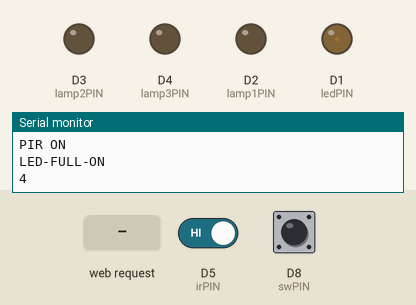
The sketch below on a simulated ESP8266 (NodeMCU). Parts: output pins drawn as LEDs (lit = HIGH), the last lines printed to the serial monitor. The test bench sets the inputs (shaded band); at power-on: D8 (swPIN) LOW, D5 (irPIN) HIGH. WiFi joins after 1.5 s; servers stay silent unless stated.

Above: at 2.7 s.
2.8 s: D8 (swPIN) pulled HIGH for 0.15 s
At 3.4 s:
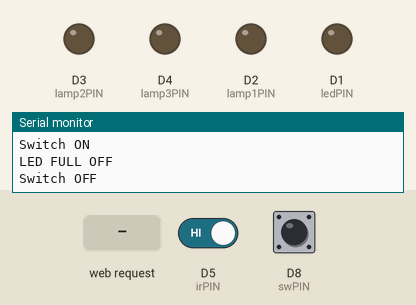
4.4 s: D8 (swPIN) pulled HIGH for 1 s
At 6.8 s:
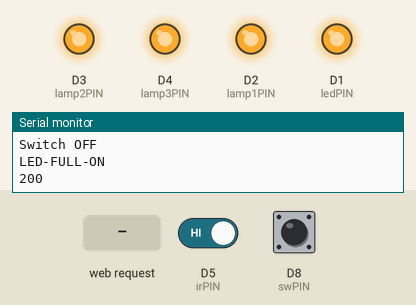
7.7 s: HTTP request GET /off received
At 8.0 s:
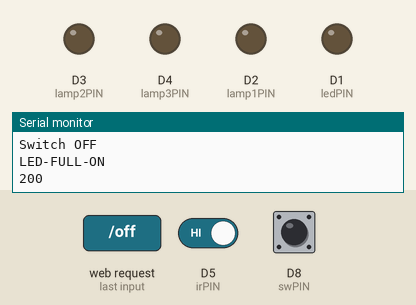
9.2 s: D5 (irPIN) driven LOW
10.7 s: D8 (swPIN) pulled HIGH for 3.2 s
At 11.46 s:
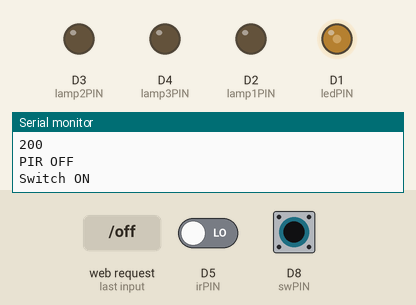
15.4 s: D8 (swPIN) pulled HIGH for 0.15 s
At 15.85 s:
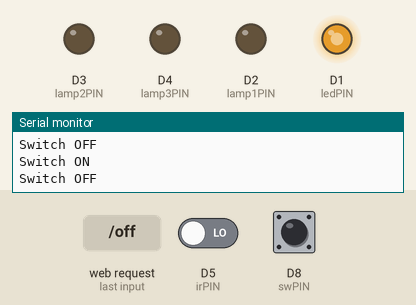
Timing chart, 0 to 18.9 s (numbered marks = the images above; inputs shaded):
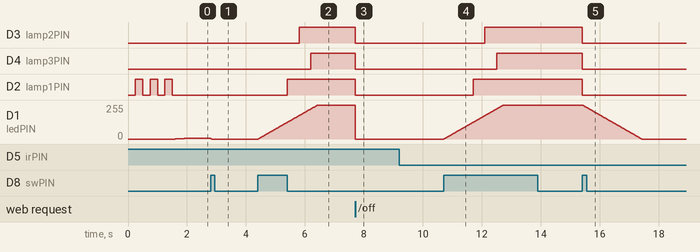

The sketch:

light.ino
```cpp
#include <ESP8266WiFi.h>
#include <ESP8266WebServer.h>

/**

*/

/* PIN definition */
const int ledPIN   = D1; // PWM for LED
const int swPIN    = D8; // Reading state for switch
const int lamp1PIN = D2; // Lamp 1
const int lamp2PIN = D3; // Lamp 2
const int lamp3PIN = D4; // Lamp 3
const int irPIN    = D5; // Reading PIR sensor (movement)
const int tempPIN  = D6; // Reading I2C floor temperature

/* Used in timers */
unsigned long currentTime = millis();

/* State settings */
int stateMain = 0;
// 0 - darkness,
// 1 - night mode, somebody enter without clicking switch - 1% light, timeout or switch off
// 2 - light mode, somebody click switch - 100% light, switch off

const int nightTimeout = 1000 * 60 * 5; // 5 min
unsigned long nightPreviousTime = 0; // For calculate timeout for night mode

/* Lamp settings */
int lampUp1 = LOW;
int lampUp2 = LOW;
int lampUp3 = LOW;
int lampSwitchingOn = 0; // Progress switching on lamps 0 off, 1 - switching on in progress, 2 - switched on
unsigned long lampPreviousTime = 0;
const unsigned long lampDelayOnTime = 1 * 1000; // 2 sec
const unsigned long lampStepTime = 400; // [ms] switch lamp one by one

/* PWM LED settings */
const int freq = 200; //Hz PWM frequency is in the range of 1 – 1000Khz.
const int pwmResolution = 200;
int ledValue = 0;

int ledUp = 0; // Going up or down with brightness
unsigned long ledPreviousTime = 0;

const unsigned long stepTimeNormalMode = 15;
const unsigned long stepTimeNightMode = 60;
unsigned long ledStepTime = stepTimeNormalMode;

const int pwmNightModeMax = pwmResolution * 0.02;
int pwmMax = pwmResolution; // Maximum brightness in normal mode


/* PIR sensor settings */
int pirState = LOW;
int pirPreviousState = LOW; // for logic

/* Switch sensor settings */
int switchState = 0; // for detecting changes
int switchPreviousState = 0; //  for logic
int switchFlag = 0; // for logic - set to one only once
unsigned long switchPreviousTime = 0;
unsigned long switchTimeout = 200; // changes are possible only once per 1500ms (ok)


/* Temperature sensor DS18B20 */
// Zasilanie VCC - czerwony
// Masa GND - czarny lub zielony
// Dane 1-wire - niebieskilub żółty
//OneWire oneWire(tempPIN);
//DallasTemperature ds18(&oneWire);

/* Put your WiFi SSID & Password */
const char* WIFI_ssid = "IoT";  // Enter SSID here
const char* WIFI_password = "ZqFWBlZN6Vg5q52cLHPw";  //Enter Password here
const char* WIFI_hostname = "bathroom";

/* Server settings */
ESP8266WebServer server(80);

String WebLog;

void setup() {
  Serial.begin(115200);
  Serial.println("Start");

  pinMode(ledPIN, OUTPUT);
  pinMode(swPIN, INPUT);
  pinMode(lamp1PIN, OUTPUT);
  pinMode(lamp2PIN, OUTPUT);
  pinMode(lamp3PIN, OUTPUT);
  pinMode(irPIN, INPUT);

  analogWriteRange(pwmResolution);  // 0..8 - new range
  analogWriteFreq(freq);  // Default 1kHz
  analogWrite(ledPIN, ledValue); // 0 .. 1023 - default range

  Serial.println("Start - WiFi");
  //connect to your local wi-fi network
  wifi_station_set_hostname(WIFI_hostname);
  //WiFi.hostname(WIFI_hostname);
  WiFi.mode(WIFI_STA);
  WiFi.begin(WIFI_ssid, WIFI_password);


  //check wi-fi is connected to wi-fi network
  while (WiFi.status() != WL_CONNECTED) {
    Serial.println("Connecting Wifi..");
    delay(250);
    digitalWrite(lamp1PIN, HIGH);
    delay(250);
    digitalWrite(lamp1PIN, LOW);
  }
  Serial.println("");
  Serial.println("WiFi connected..!");
  Serial.print("Got IP: ");
  Serial.println(WiFi.localIP());

  setupTemp();

  setupServer();
}


void setupTemp() {
  // TODO: Setup DS18B20
}

void loop() {
  currentTime = millis();

  // Process PIR sensor
  pirHandle();

  // Process switch sensor
  switchHandle();

  // Process PWM LED
  ledLogic();
  ledHandle();

  // Process Main Lamps
  lampLogic();
  lampHandle();

  // Process all sensor flags, set mainState
  stateLogic();

  server.handleClient();
}

/**

   HTTP Server section

*/
void setupServer() {
  server.on("/", handle_OnConnect);
  server.on("/reset", handle_OnReset);
  server.on("/off",handle_Off);
  server.onNotFound(handle_NotFound);
  server.begin();
}

void handle_OnConnect() {
  server.send(200, "application/json", WebLog);
}

void handle_OnReset() {
  WebLog = "";
  server.send(200, "application/json", SendHTML());
}

void handle_NotFound() {
  server.send(404, "application/json", "Not found");
}

void handle_Off() {
  stateMain = 0;
  ledValue = 0;
  analogWrite(ledPIN, ledValue);
  server.send(200, "application/json", SendHTML());
}

String SendHTML() {
  String ptr = "";
  ptr += "{\n";
  ptr += "\"status\":\"OK\"";
  ptr += "\n}";
  return ptr;
}

/**
    PWM LED Handler
*/
void ledHandle() {
  if (
    ( ledUp == 1 ) &&
    ( ledValue < pwmMax ) &&
    ( (currentTime - ledPreviousTime) >= ledStepTime  )
  ) {
    ledPreviousTime = currentTime;
    ledValue++;
    analogWrite(ledPIN, ledValue);
    if ( ledValue >= pwmMax ) {
      WebLog += " LED-FULL-ON ";
      Serial.println("LED-FULL-ON");
      Serial.println(ledValue);
    }
  }

  if (
    ( ledUp == 0 ) &&
    ( ledValue > 0 ) &&
    ( (currentTime - ledPreviousTime) >= ledStepTime  )
  ) {
    ledPreviousTime = currentTime;
    ledValue--;
    analogWrite(ledPIN, ledValue);
    if ( ledValue == 0 ) {
      WebLog += " LED-FULL-OFF ";
      Serial.println("LED FULL OFF");
    }
  }

}

/**
    PWM LED Logic
*/
void ledLogic() {

  // Slow in night mode, fast in dark or light mode
  if (stateMain == 1) { // night mode
    ledStepTime = 100;
    pwmMax = pwmNightModeMax;
  } else {
    ledStepTime = 10;
    pwmMax = pwmResolution;
  }

  // Night mode or Light mode, but leds are not switched on yet
  if ( (stateMain != 0) && (ledUp != 1) ) {
    ledPreviousTime = currentTime;
    ledUp = 1;
  }

  // Dark mode set, but leds are not switched off yet
  if ( (stateMain == 0) && (ledUp != 0) ) {
    ledPreviousTime = currentTime;
    ledUp = 0;
  }
}

/**
   Handle switching on and off main lamps
*/
void lampLogic() {

  if (stateMain == 0) { // Dark Mode
    lampSwitchingOn = 0;
    lampUp1 = LOW;
    lampUp2 = LOW;
    lampUp3 = LOW;
    return;
  }

  if (stateMain == 1) {  // Night Mode - only LEDS
    lampSwitchingOn = 0;
    lampUp1 = LOW;
    lampUp2 = LOW;
    lampUp3 = LOW;
    return;
  }

  if (stateMain == 2) {  // Light mode - all lamps on one by one
    if ( lampSwitchingOn == 2 ) { // Already on
      return;
    }

    if ( lampSwitchingOn == 0 ) {
      lampSwitchingOn = 1;
      lampPreviousTime = currentTime;
      return;
    }

    // lampSwitchingOn == 1

    // Take delay before switching on
    if ( (currentTime - lampPreviousTime) <= lampDelayOnTime  ) {
      return;
    }

    // After delay - switch on first lamp
    lampUp1 = HIGH;

    // After next small delay - switch on second lamp
    if ( (currentTime - lampPreviousTime - lampDelayOnTime) >= lampStepTime  ) {
      lampUp2 = HIGH;
    }

    // After next small delay - switch on second lamp
    if ( (currentTime - lampPreviousTime - lampDelayOnTime) >= ( 2 * lampStepTime ) ) {
      lampUp3 = HIGH;
      lampSwitchingOn = 2;
    }

  }
}

void lampHandle() {
  digitalWrite(lamp1PIN, lampUp1);
  digitalWrite(lamp2PIN, lampUp2);
  digitalWrite(lamp3PIN, lampUp3);
}

/**
   Handle PIR state machine
*/
void pirHandle() {
  int newPirState = digitalRead(irPIN);
  if ( pirState != newPirState ) {
    pirState = newPirState;
    if (pirState == HIGH) {
      WebLog += " PIR-ON ";
      Serial.println("PIR ON");
    } else {
      WebLog += " PIR-OFF ";
      Serial.println("PIR OFF");
      pirPreviousState = LOW; // Reset previous state, trigger only up state
    }
  }
}

/**
   Handle switch state machine with little logic
*/
void switchHandle() {
  int newSwitchState = digitalRead(swPIN);
  if (
    ( newSwitchState != switchState ) &&
    ( (currentTime - switchPreviousTime) >= switchTimeout  )
  ) {
    switchState = newSwitchState;
    switchPreviousTime = currentTime;
    if (switchState == HIGH) {
      WebLog += " SW-ON ";
      Serial.println("Switch ON");
    } else {
      switchPreviousState = 0;  // Reset previous state, trigger only up state
      WebLog += " SW-OFF ";
      Serial.println("Switch OFF");
    }
  }
}

/**
   Main State Logic
   setting state as connection with sensors states
*/
void stateLogic() {
  // Light mode on from Dark mode, switch goes ON
  if (
    ( stateMain  == 0 ) &&
    ( switchState == 1 ) &&
    ( switchPreviousState == 0 )
  ) {
    stateMain = 2; // Light mode
    switchPreviousState = 1;
  }

  // Night mode on from Dark mode, IR goes ON, switch is off
  if (
    ( stateMain == 0 ) &&
    ( switchState == 0) &&
    ( pirState == HIGH ) &&
    ( pirPreviousState == LOW )
  ) {
    stateMain = 1;
    pirPreviousState = HIGH;
    nightPreviousTime = currentTime;
  }

  // Light mode off, Night mode off
  if (
    ( stateMain != 0 ) &&
    ( switchState == 1 ) &&
    ( switchPreviousState == 0 )
  ) {
    stateMain = 0;
    switchPreviousState = 1;
  }

  // Prolong delay after each pir trigger
  if (
    ( stateMain == 1 ) && // Night mode
    ( pirState == HIGH ) &&
    ( pirPreviousState == LOW )
  ) {
    nightPreviousTime = currentTime;
    pirPreviousState = HIGH;
  }

  // After timeout on night mode switch it off
  if (
    ( stateMain ==  1 ) && // night Mode
    ( ( currentTime - nightPreviousTime ) >= nightTimeout ) // Timeout occured
  ) {
    stateMain = 0;
  }


}
```

Measured:
- after the input at 2.8 s, D1 (ledPIN): 5/255 → 0/255 at once
- after the input at 4.4 s, D3 (lamp2PIN): LOW → HIGH after 1.4 s; D4 (lamp3PIN): LOW → HIGH after 1.8 s; D2 (lamp1PIN): LOW → HIGH after 1.0 s; D1 (ledPIN): moves from 0/255 to 255/255 over 2.0 s, starting at once
- after the input at 7.7 s, D3 (lamp2PIN), D4 (lamp3PIN), D2 (lamp1PIN): HIGH → LOW at once; D1 (ledPIN): 255/255 → 0/255 at once
- after the input at 10.7 s, D3 (lamp2PIN): LOW → HIGH after 1.4 s; D4 (lamp3PIN): LOW → HIGH after 1.8 s; D2 (lamp1PIN): LOW → HIGH after 1.0 s; D1 (ledPIN): moves from 0/255 to 255/255 over 2.0 s, starting at once
- after the input at 15.4 s, D3 (lamp2PIN), D4 (lamp3PIN), D2 (lamp1PIN): HIGH → LOW at once; D1 (ledPIN): moves from 255/255 to 0/255 over 2.0 s, starting at once
